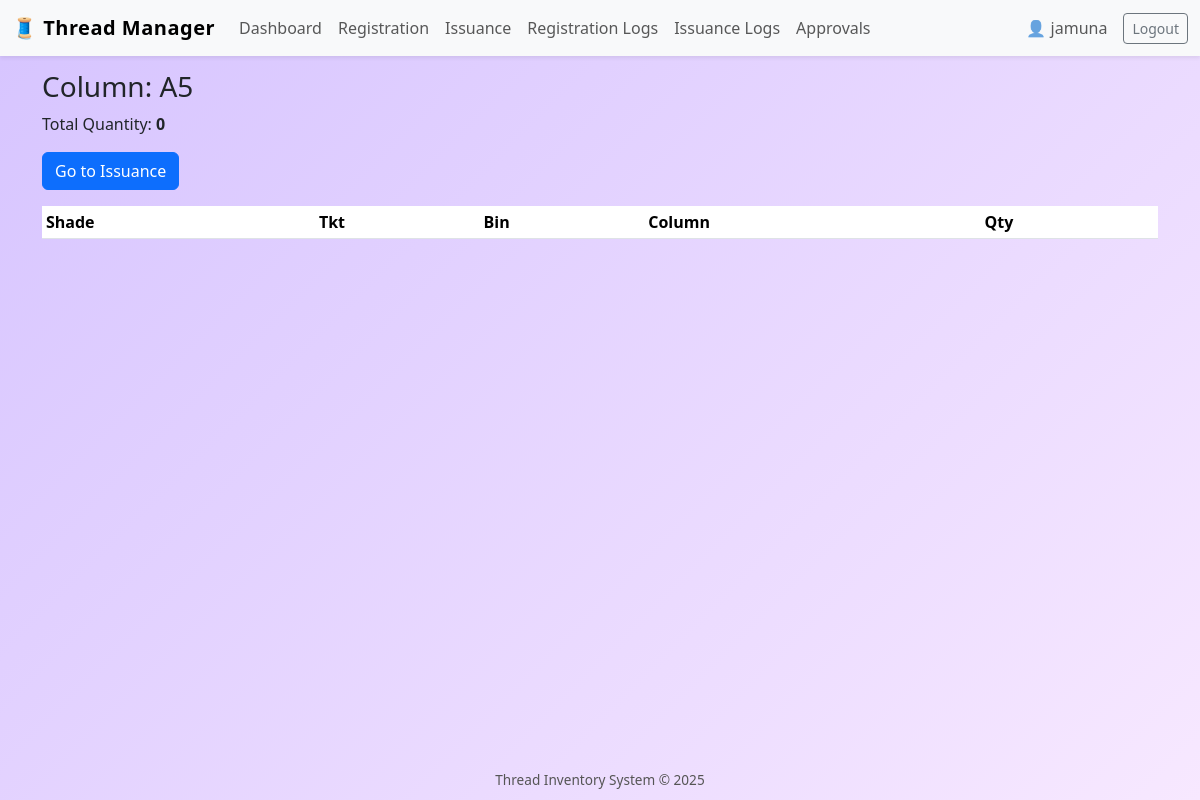
Page /qr/view/?type=column&value=A5 (signed in) on the earlier database version.
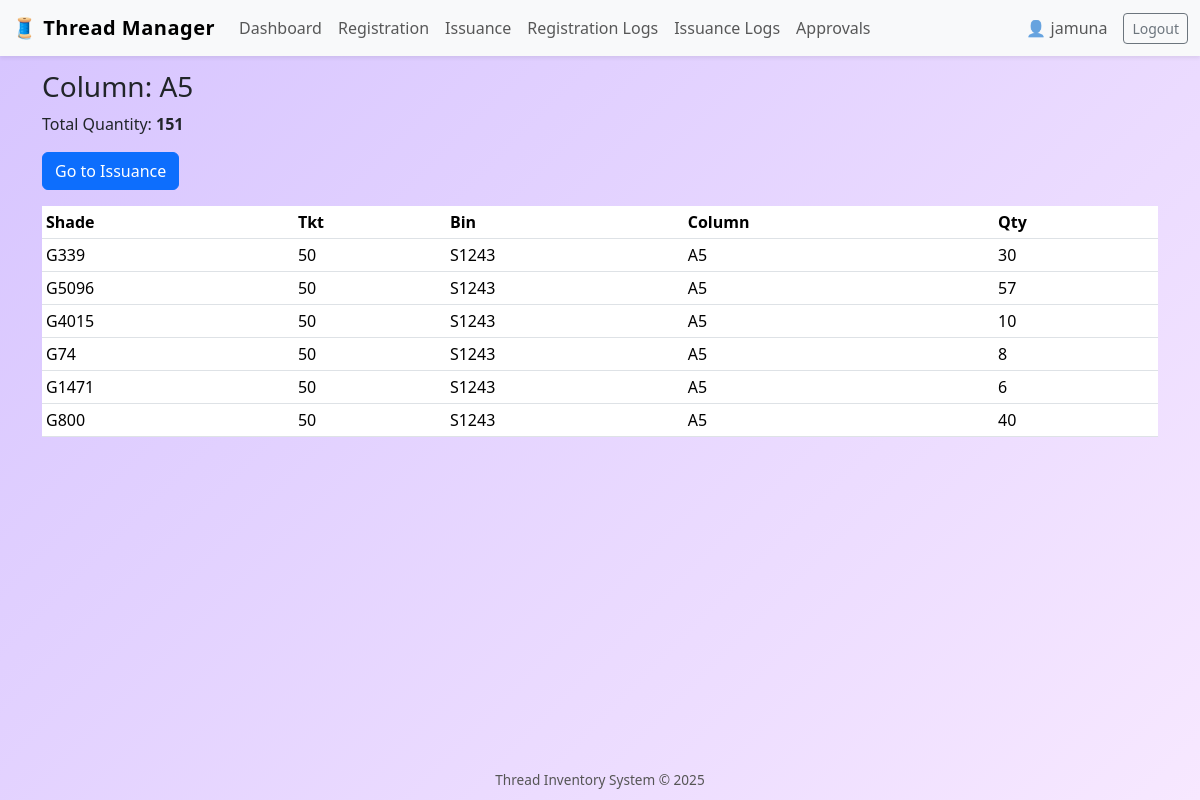
Same page on the later database version.
### inventory/models.py (models this page shows, shortened)
class Thread(models.Model):
    CATEGORY_CHOICES = [
        ("DOMESTIC", "Domestic"),
        ("EXPORT", "Export"),
    ]
    registration_date = models.DateTimeField(auto_now_add=True)
    shade = models.CharField(max_length=100)
    tkt = models.CharField(max_length=100)
    bin_no = models.CharField(max_length=100)
    available_quantity = models.PositiveIntegerField()
    category = models.CharField(max_length=10, choices=CATEGORY_CHOICES)
    brand = models.CharField(max_length=100)
    column_name = models.CharField(max_length=100)
    created_by = models.ForeignKey(User, on_delete=models.SET_NULL, null=True)

### inventory/views.py (the view)
# urls.py: path("qr/view/", views.qr_filtered_view, name="qr_filtered_view"),
@login_required
def qr_filtered_view(request):
    qr_type = request.GET.get("type")
    value = request.GET.get("value")
    filters = {
        "column": {"column_name": value},
        "shade": {"shade": value},
        "bin": {"bin_no": value},
        "tkt": {"tkt": value},
    }
    if qr_type not in filters:
        messages.error(request, "Invalid QR filter")
        return redirect("dashboard")
    threads = Thread.objects.filter(**filters[qr_type])
    total_qty = threads.aggregate(total=Sum("available_quantity"))["total"] or 0
    return render(request, "inventory/qr_filtered_view.html", {
        "threads": threads,
        "filter_type": qr_type,
        "filter_value": value,
        "total_qty": total_qty,
    })

### templates/inventory/qr_filtered_view.html
{% extends "inventory/base.html" %}
{% block content %}
<h3>
    {{ filter_type|title }}: {{ filter_value }}
</h3>
<p>Total Quantity: <strong>{{ total_qty }}</strong></p>
<a href="{% url 'issuance' %}?{{ filter_type }}={{ filter_value }}"
   class="btn btn-primary mb-3">
   Go to Issuance
</a>
<table class="table table-sm">
<thead>
<tr>
    <th>Shade</th><th>Tkt</th><th>Bin</th><th>Column</th><th>Qty</th>
</tr>
</thead>
<tbody>
{% for t in threads %}
<tr>
    <td>{{ t.shade }}</td>
    <td>{{ t.tkt }}</td>
    <td>{{ t.bin_no }}</td>
    <td>{{ t.column_name }}</td>
    <td>{{ t.available_quantity }}</td>
</tr>
{% endfor %}
</tbody>
</table>
{% endblock %}

Differences in the rows shown:
added Thread: shade "G339", tkt "50", bin_no "S1243", column_name "A5", available_quantity "30"
added Thread: shade "G5096", tkt "50", bin_no "S1243", column_name "A5", available_quantity "57"
added Thread: shade "G4015", tkt "50", bin_no "S1243", column_name "A5", available_quantity "10"
added Thread: shade "G74", tkt "50", bin_no "S1243", column_name "A5", available_quantity "8"
added Thread: shade "G1471", tkt "50", bin_no "S1243", column_name "A5", available_quantity "6"
added Thread: shade "G800", tkt "50", bin_no "S1243", column_name "A5", available_quantity "40"
Other differences:
{{ total_qty }}: "0" → "151"
